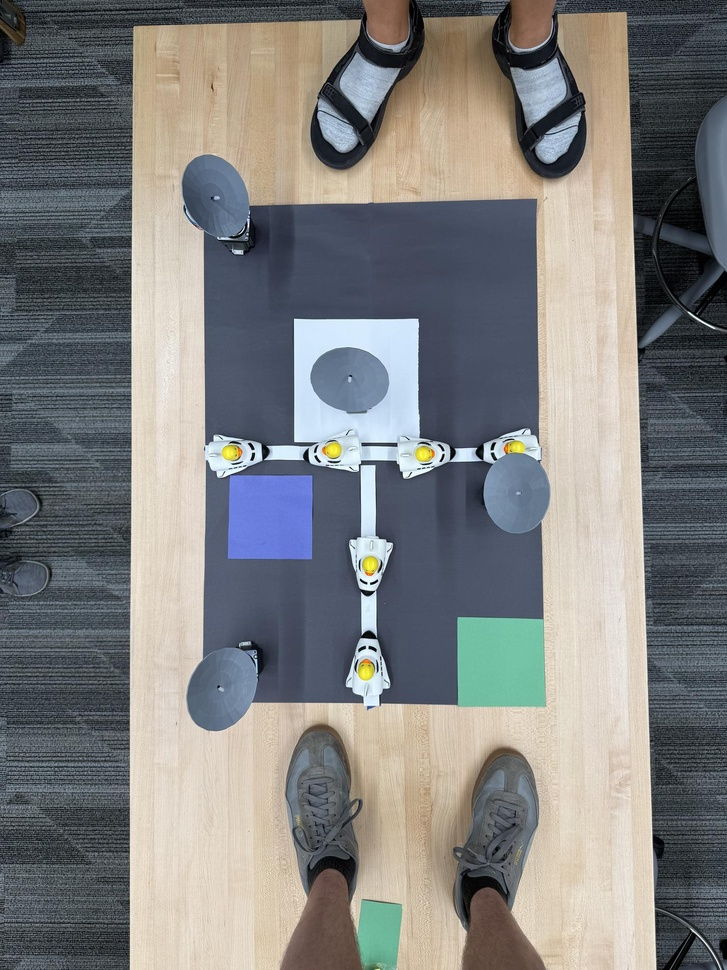
#> input picture downscaled_duck_images/IMG_20251101_181840 (1).jpg, 727 x 970 px, shrunk from 1428 x 1904 before the run; its folder holds only this picture in this run
$ python hsv_demo.py
#> lines starting #> are read from the running program, lines starting #| are printed output that depends on the picture; after the words box and inside, x2 and y2 are one past the last pixel; in counts of white or black regions, pixels touching at a corner belong together
import cv2 as cv
import numpy as np
from pathlib import Path

# Load list of images
image_paths = list(Path("downscaled_duck_images").rglob('*'))
if len(image_paths) == 0:
    raise ValueError("No images found in folder!")

# Initial image
current_index = 0
image = cv.imread(str(image_paths[current_index]))
#> image is the input picture: shape (970, 727, 3); mean B, G, R 127.4, 128, 127.8

cv.namedWindow("HSV Mask Demo", cv.WINDOW_NORMAL)

def nothing(x):
    pass

# Create Trackbars
cv.createTrackbar("Low H", "HSV Mask Demo", 112, 179, nothing)
cv.createTrackbar("Low S", "HSV Mask Demo", 45,  255, nothing)
cv.createTrackbar("Low V", "HSV Mask Demo", 169, 255, nothing)

cv.createTrackbar("High H", "HSV Mask Demo", 122, 179, nothing)
cv.createTrackbar("High S", "HSV Mask Demo", 255, 255, nothing)
cv.createTrackbar("High V", "HSV Mask Demo", 255, 255, nothing)

# New: Image picker slider
cv.createTrackbar("Image #", "HSV Mask Demo", 0, len(image_paths)-1, nothing)

def highlight_square(image):
    image_copy = np.copy(image)
    mask = np.any(image_copy != [0, 0, 0], axis=-1)
    image_copy[mask] = [255, 255, 255]

    biggest_region = 0
    biggest_rect = None
    ff_mask = np.zeros(np.array(image.shape[:2]) + [2, 2], np.uint8)
    for r in range(0, image.shape[0], 5):
        for c in range(0, image.shape[1], 5):
            if mask[r][c] == 0:
                 continue
            count, _, ff_mask, rect = cv.floodFill(image_copy, ff_mask, (c,r), (128, 128, 128))
            if count == 0:
                continue
            if count > biggest_region:
                biggest_region = count
                biggest_rect = rect
    x, y, w, h = biggest_rect
    center = (x+w//2, y+h//2)
    cv.circle(image, center, 20, (0, 0, 255), -1)

while True:
    # Get selected image index
    new_index = cv.getTrackbarPos("Image #", "HSV Mask Demo")

    if new_index != current_index:
        current_index = new_index
        image = cv.imread(str(image_paths[current_index]))

    hsv = cv.cvtColor(image, cv.COLOR_BGR2HSV)
#> hsv: shape (970, 727, 3); mean H, S, V 70, 51.7, 141.1

    # Get HSV ranges
    l_h = cv.getTrackbarPos("Low H", "HSV Mask Demo")
    l_s = cv.getTrackbarPos("Low S", "HSV Mask Demo")
    l_v = cv.getTrackbarPos("Low V", "HSV Mask Demo")

    h_h = cv.getTrackbarPos("High H", "HSV Mask Demo")
    h_s = cv.getTrackbarPos("High S", "HSV Mask Demo")
    h_v = cv.getTrackbarPos("High V", "HSV Mask Demo")

    lower = np.array([l_h, l_s, l_v])
    upper = np.array([h_h, h_s, h_v])

    mask = cv.inRange(hsv, lower, upper)
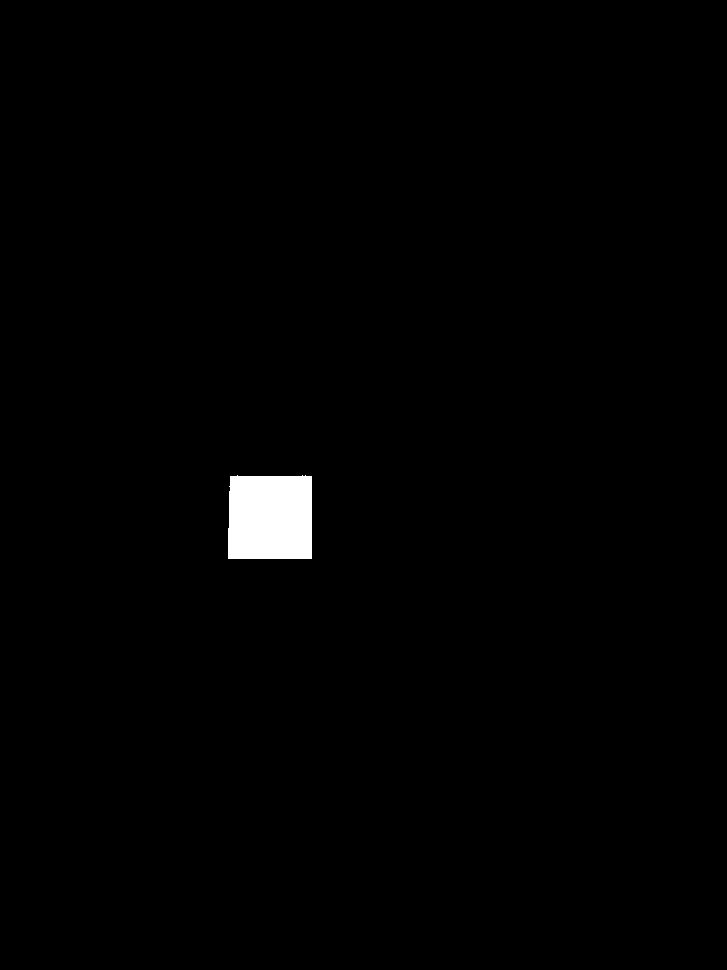
#> mask: shape (970, 727); 0.98% white; 1 white region, box (x1, y1, x2, y2) and area: (228, 475, 312, 559) 6909
    filtered = cv.bitwise_and(image, image, mask=mask)
    highlight_square(image)
#> in highlight_square, `mask = np.any(image_copy != [0, 0, 0], axis=-1)`:
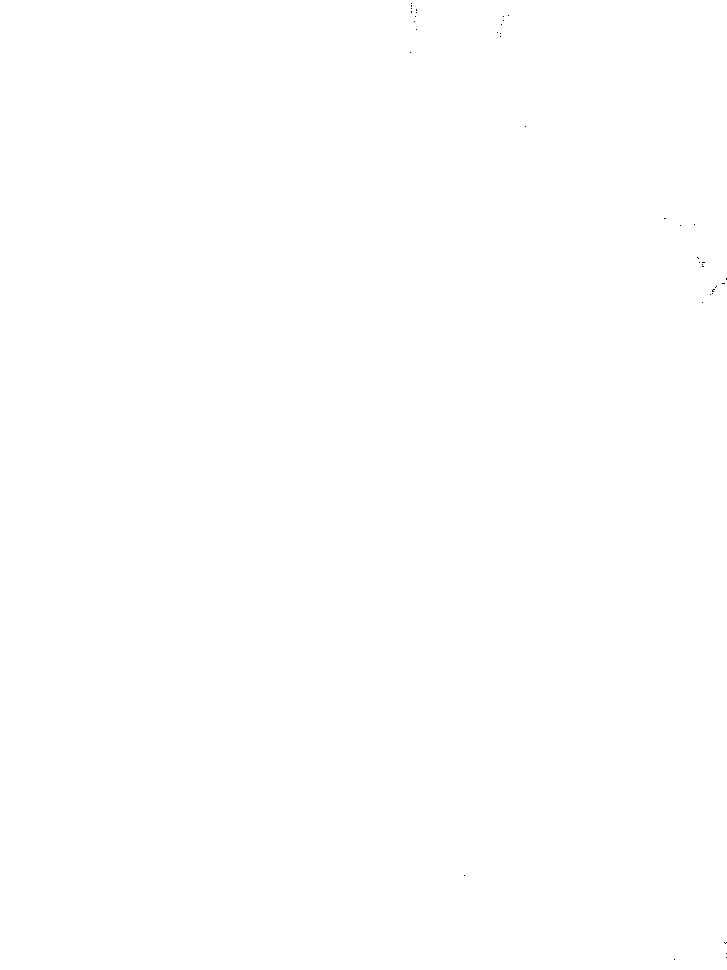
#> mask: shape (970, 727) bool; 100% white; black in thin lines or dots, all inside (x1, y1, x2, y2) = (410, 3, 727, 960)
#> after the loop in highlight_square, `for r in range(0, image.shape[0], 5):`: biggest_rect = (0, 0, 727, 970); biggest_region = 705134
#> in highlight_square, `x, y, w, h = biggest_rect`: x = 0; w = 727; h = 970
#> in highlight_square, `center = (x+w//2, y+h//2)`: center = (363, 485)
#> in highlight_square, `cv.circle(image, center, 20, (0, 0, 255), -1)`:
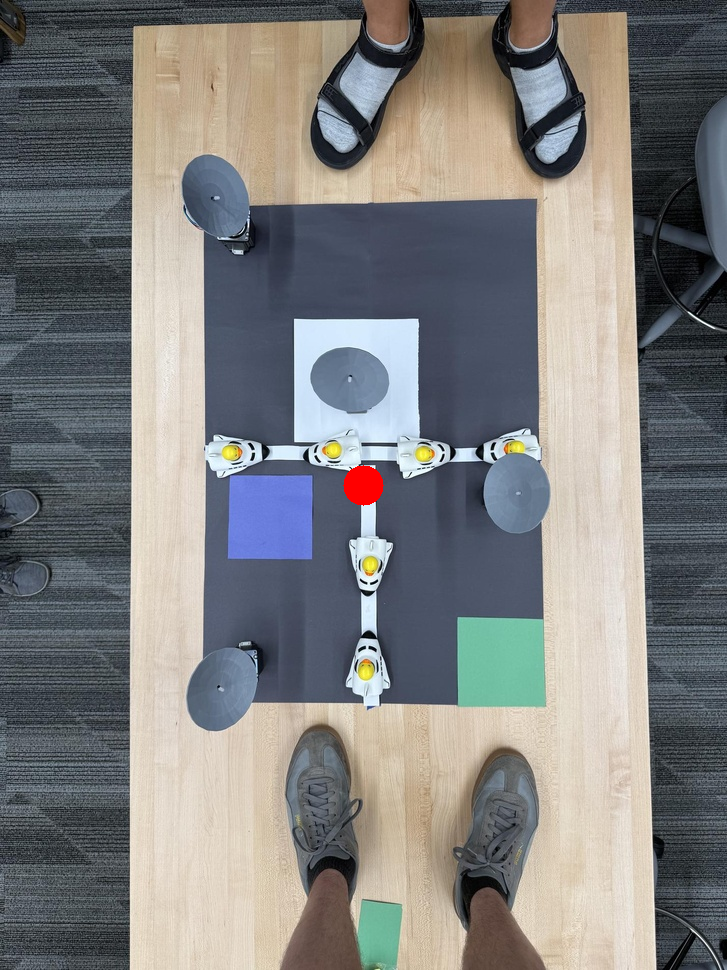
#> image: shape (970, 727, 3); 0.18% of pixels changed, all inside (x1, y1, x2, y2) = (343, 465, 384, 506)

    display = np.hstack((image, filtered))
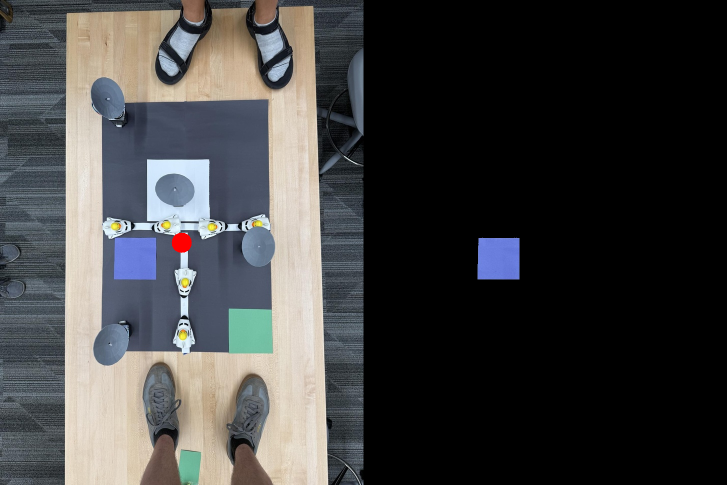
#> display: shape (970, 1454, 3) (shown at 1/2 size); mean B, G, R 64.6, 64.5, 64.5
    cv.imshow("HSV Mask Demo", display)

    # Quit on ESC or window close (X)
    key = cv.waitKey(1)
#> (key Esc is pressed here)
    if key == 27:
        break
    if cv.getWindowProperty("HSV Mask Demo", cv.WND_PROP_VISIBLE) < 1:
        break

cv.destroyAllWindows()

$ run again, on downscaled_duck_images/IMG_20251101_181840 (3).jpg
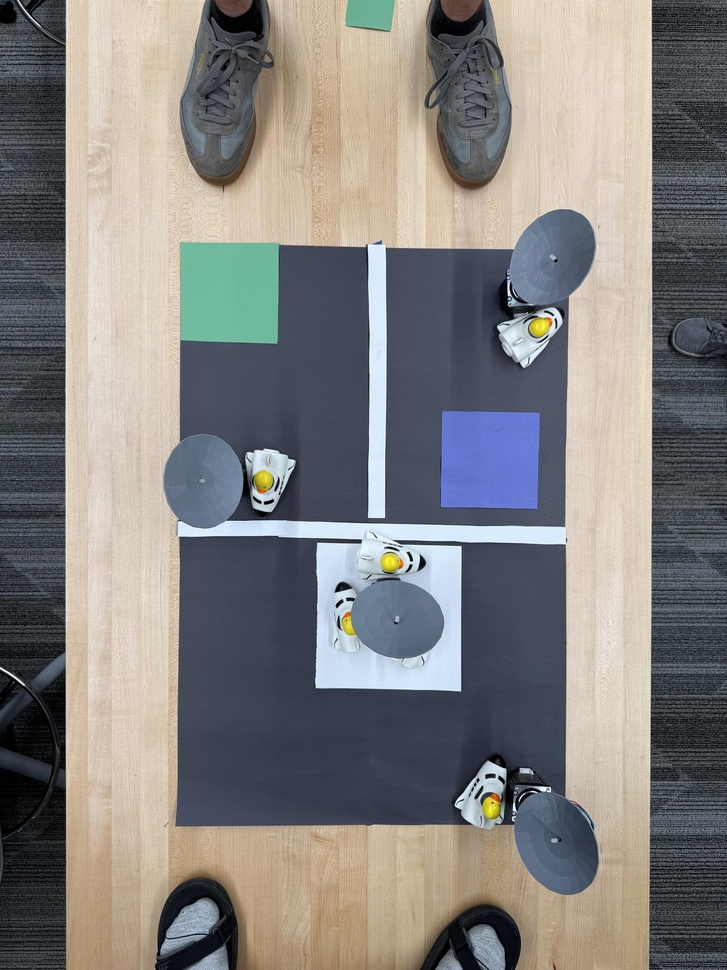
#> input picture downscaled_duck_images/IMG_20251101_181840 (3).jpg, 727 x 970 px, shrunk from 1428 x 1904 before the run
#> image is the input picture: shape (970, 727, 3); mean B, G, R 127.9, 129.6, 131.7
#> hsv: shape (970, 727, 3); mean H, S, V 67.6, 53.5, 144.2
#> after the loop in highlight_square, `for r in range(0, image.shape[0], 5):`:
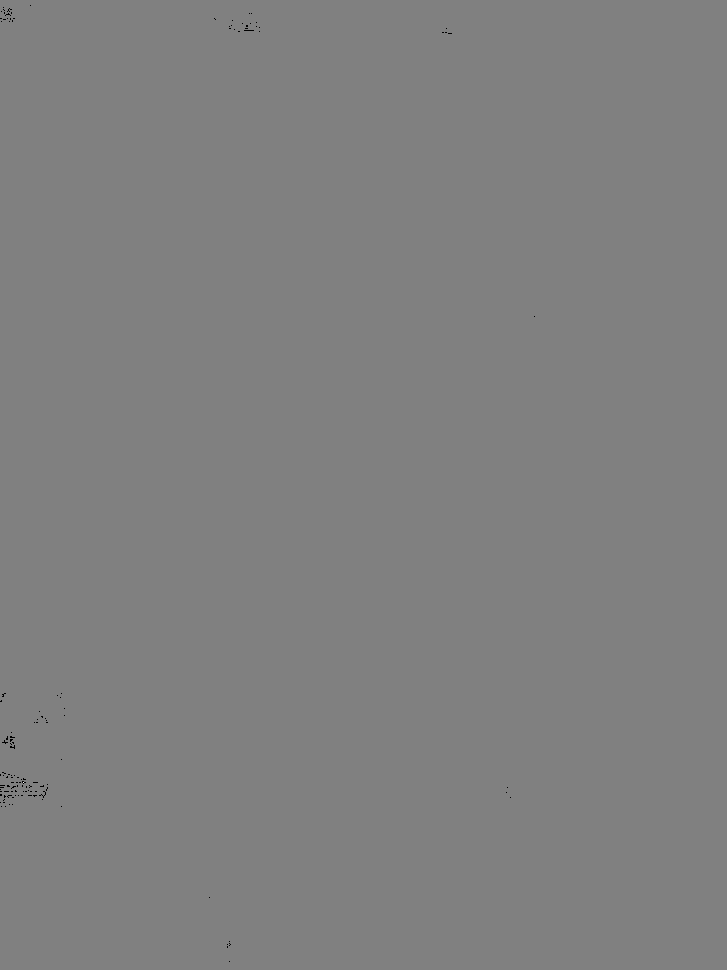
#> image_copy: shape (970, 727, 3); min 0, max 255, mean 127.9
#> after the loop in highlight_square, `for r in range(0, image.shape[0], 5):`: biggest_rect = (0, 0, 727, 970); biggest_region = 704869
#> x = 0; w = 727; h = 970
#> center = (363, 485)
#> image: shape (970, 727, 3); 0.18% of pixels changed, all inside (x1, y1, x2, y2) = (343, 465, 384, 506)
#> `display = np.hstack((image, filtered))`:
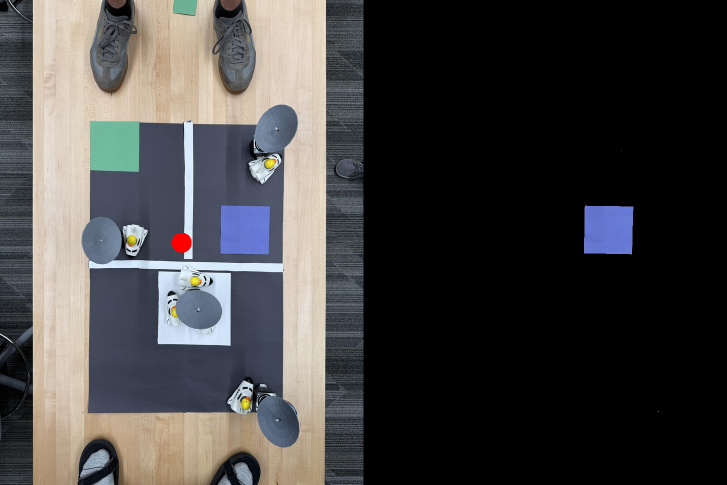
#> display: shape (970, 1454, 3) (shown at 1/2 size); mean B, G, R 65.2, 65.5, 66.6

$ run again, on downscaled_duck_images/IMG_20251101_181840 (4).jpg
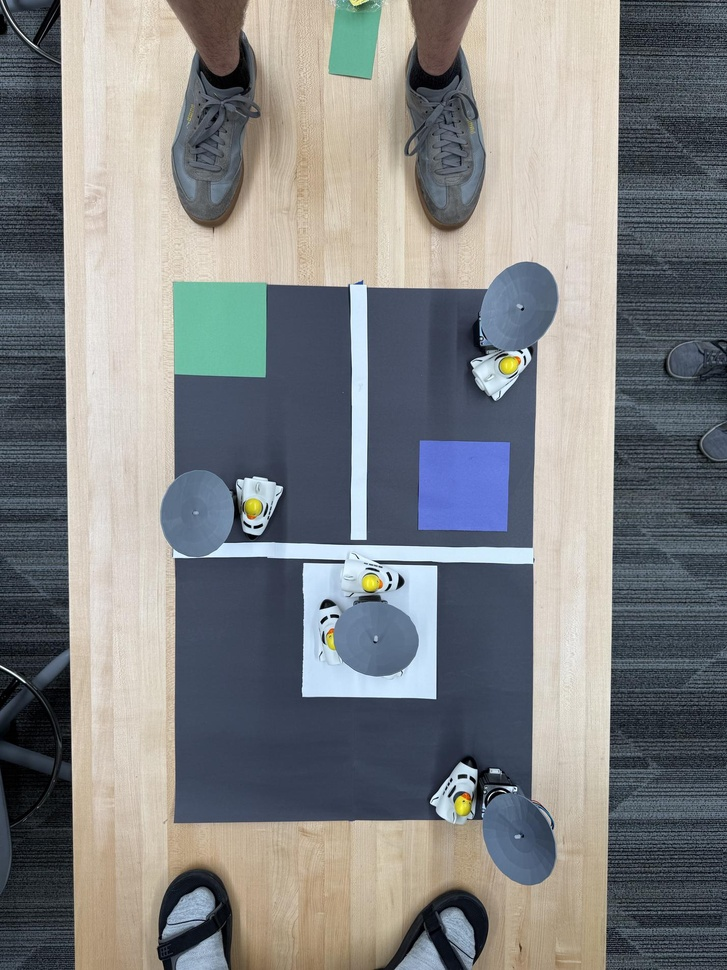
#> input picture downscaled_duck_images/IMG_20251101_181840 (4).jpg, 727 x 970 px, shrunk from 1428 x 1904 before the run
#> image is the input picture: shape (970, 727, 3); mean B, G, R 131.6, 130.5, 128.6
#> hsv: shape (970, 727, 3); mean H, S, V 68.7, 55.8, 143.8
#> `mask = cv.inRange(hsv, lower, upper)`:
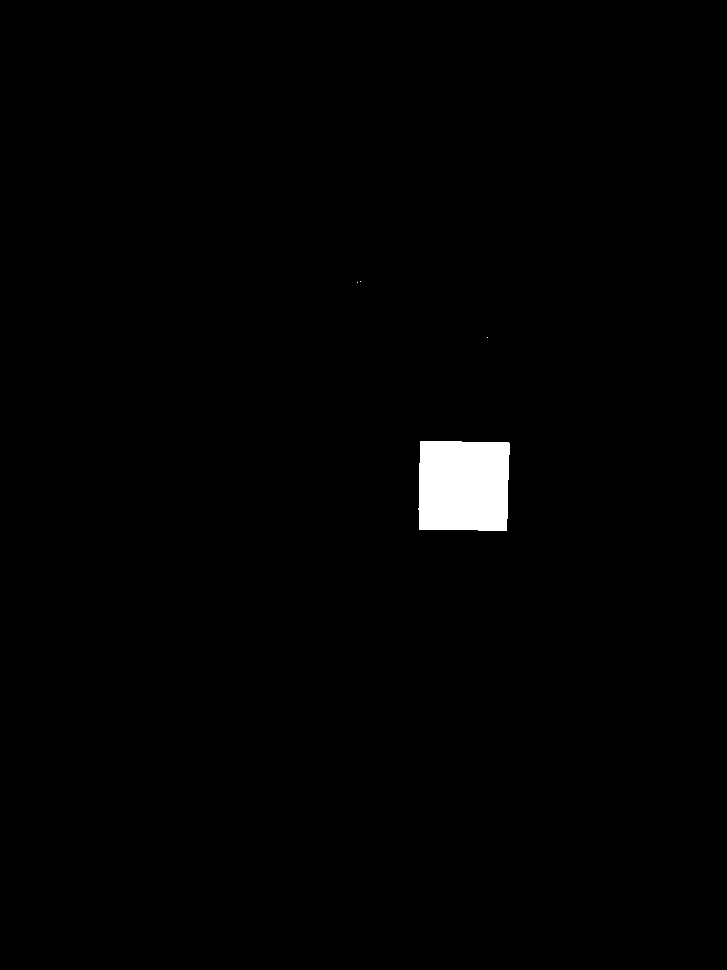
#> mask: shape (970, 727); 1.1% white; 4 white regions (3 under 20 px), largest, box (x1, y1, x2, y2) and area: (418, 441, 510, 531) 7923
#> after the loop in highlight_square, `for r in range(0, image.shape[0], 5):`: biggest_rect = (0, 0, 727, 970); biggest_region = 705086
#> x = 0; w = 727; h = 970
#> center = (363, 485)
#> image: shape (970, 727, 3); 0.18% of pixels changed, all inside (x1, y1, x2, y2) = (343, 465, 384, 506)
#> `display = np.hstack((image, filtered))`:
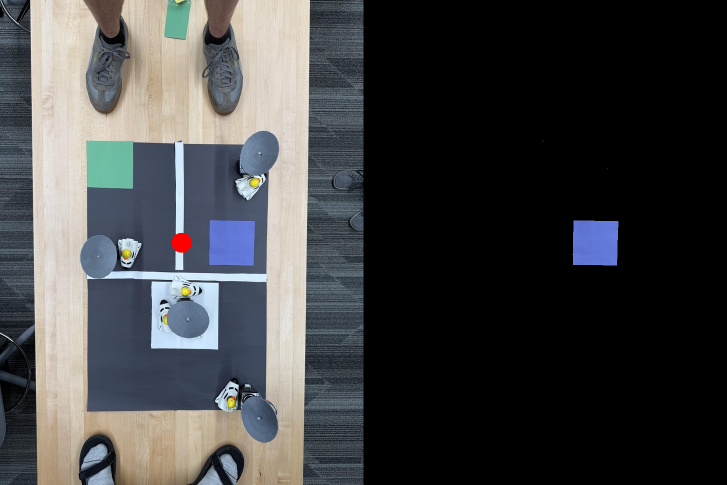
#> display: shape (970, 1454, 3) (shown at 1/2 size); mean B, G, R 66.8, 65.8, 64.9

$ run again, on downscaled_duck_images/IMG_20251101_181840 (5).jpg
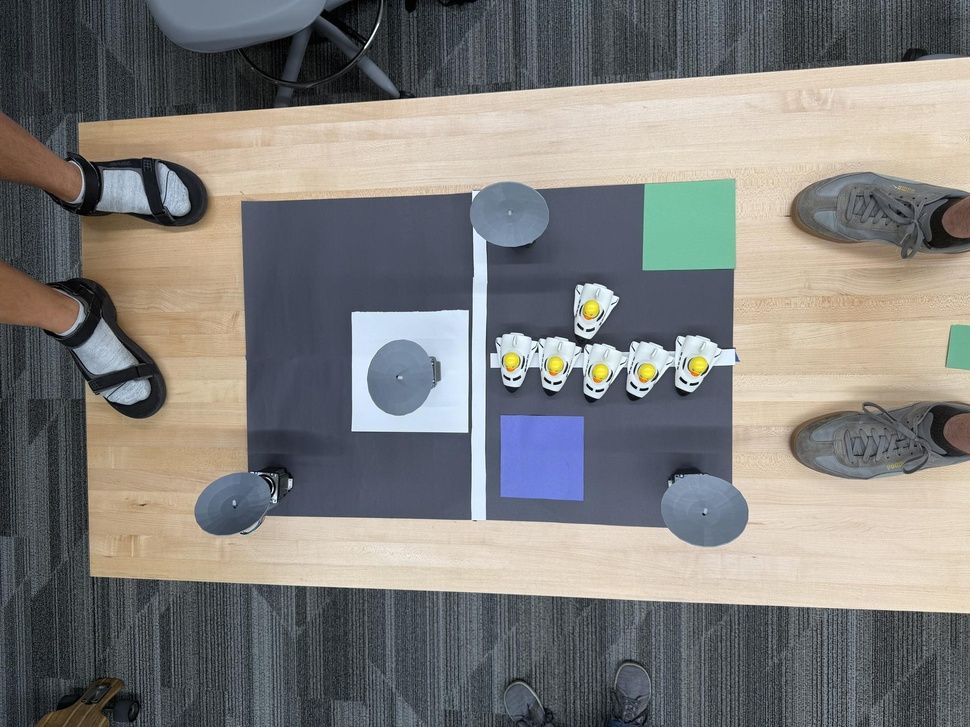
#> input picture downscaled_duck_images/IMG_20251101_181840 (5).jpg, 970 x 727 px, shrunk from 1904 x 1428 before the run
#> image is the input picture: shape (727, 970, 3); mean B, G, R 123.3, 125.6, 127
#> hsv: shape (727, 970, 3); mean H, S, V 71.5, 47.5, 138.3
#> `mask = cv.inRange(hsv, lower, upper)`:
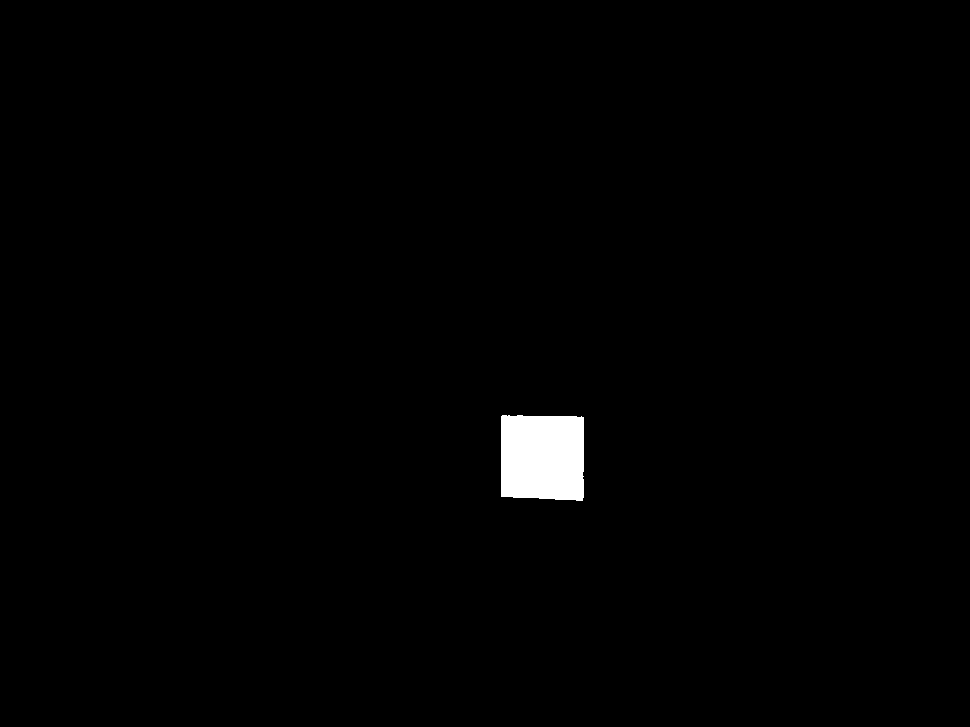
#> mask: shape (727, 970); 0.97% white; 1 white region, box (x1, y1, x2, y2) and area: (501, 415, 584, 501) 6874
#> after the loop in highlight_square, `for r in range(0, image.shape[0], 5):`: biggest_rect = (0, 0, 970, 727); biggest_region = 705140
#> x = 0; w = 970; h = 727
#> center = (485, 363)
#> image: shape (727, 970, 3); 0.18% of pixels changed, all inside (x1, y1, x2, y2) = (465, 343, 506, 384)
#> `display = np.hstack((image, filtered))`:
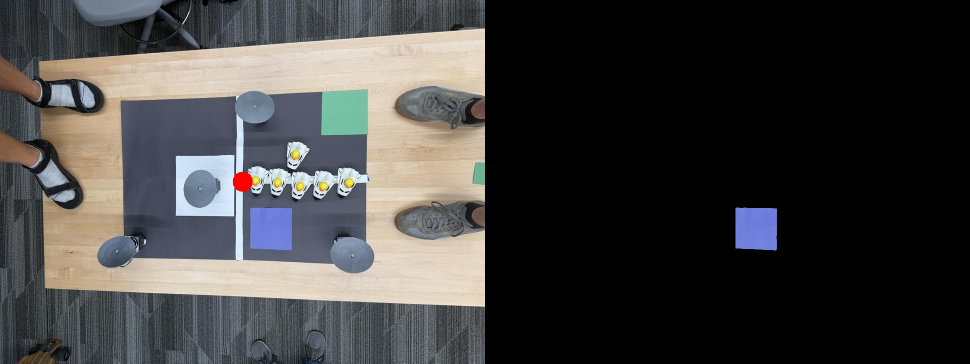
#> display: shape (727, 1940, 3) (shown at 1/2 size); mean B, G, R 62.6, 63.3, 64.1
